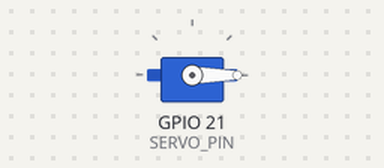
Simulated run of this sketch. Board: ESP32. Parts: servo. Servo pulses on a pin are drawn as a servo (544–2400 µs = 0–180°).

Above: at 0.05 s.
At 0.9 s:
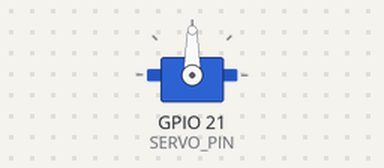
At 1.75 s:
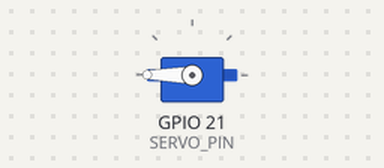
At 3.45 s:
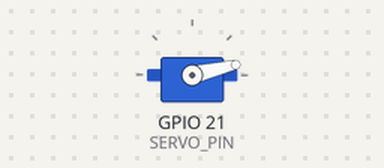
Timing chart, 0 to 8.3 s (numbered marks = the images above):
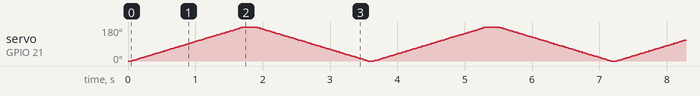

The sketch:

control_servo.ino
```cpp
/*-----------------------------------------------------+
 |     C O N T R O L _ S E R V O . I N O               |
 +-----------------------------------------------------|
 |     Alumno      : Marcos Belda Martínez             |
 |     Asignatura  : PR2-GIIROB                        |
 |     Descripción : Instrumentación y Sensorización   |
 +-----------------------------------------------------*/

#define SERVO_PIN 21  /* define the pwm pin       */
#define SERVO_CHN  0  /* define the pwm channel   */
#define SERVO_FRQ 50  /* define the pwm frequency */
#define SERVO_BIT 12  /* define the pwm precision */

void servo_set_pin(int pin);
void servo_set_angle(int angle);

void setup(void)
{
	servo_set_pin(SERVO_PIN);

} /* setup() */

void loop(void)
{
	for (int i = 0; i < 180; i++)
	{
		servo_set_angle(i);
		delay(10);
	}

	for (int i = 180; i > 0; i--)
	{
		servo_set_angle(i);
		delay(10);
	}

} /* loop() */

void servo_set_pin(int pin)
{
	ledcSetup(SERVO_CHN, SERVO_FRQ, SERVO_BIT);
	ledcAttachPin(pin, SERVO_CHN);

} /* servo_set_pin() */

void servo_set_angle(int angle)
{
	if (angle > 180 || angle < 0)
	{
		return;
	}

	long pwm_value = map(angle, 0, 180, 103, 512);
	ledcWrite(SERVO_CHN, pwm_value);

} /* servo_set_angle() */

/*** end of file ***/
```
